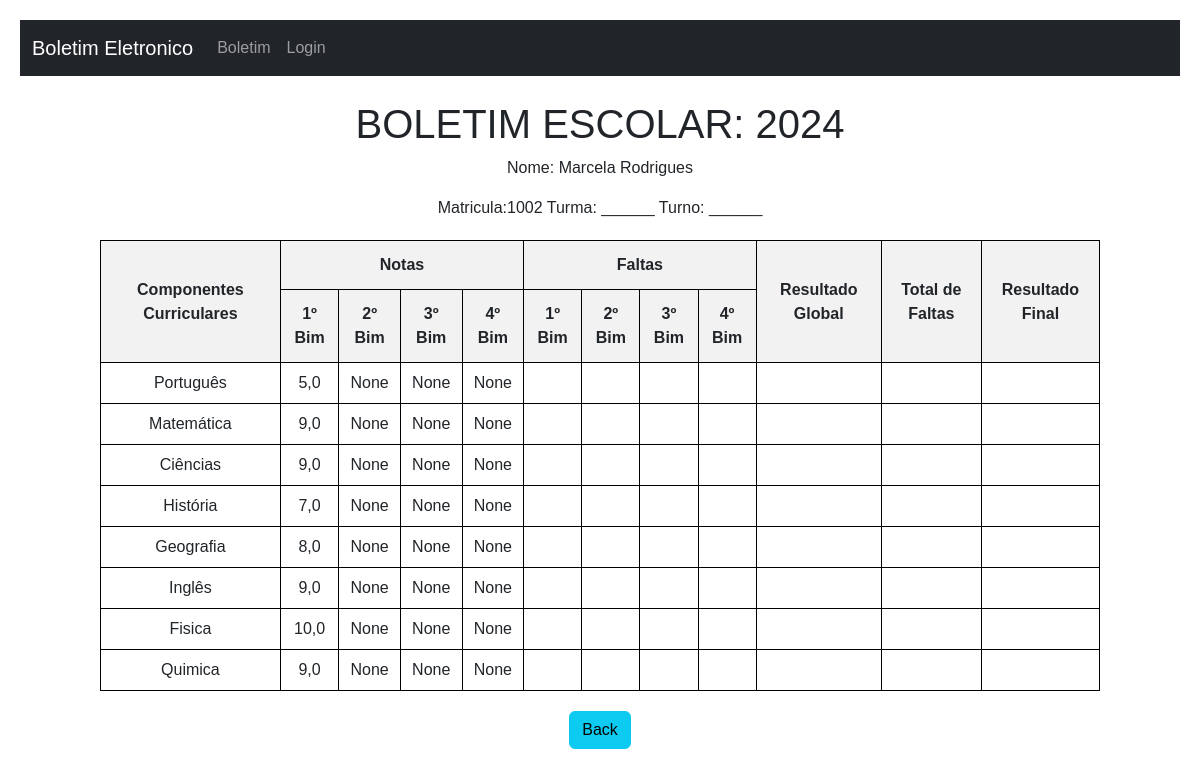
Screenshot of /boletim_list/1002/ with the database file from the repository.
### produtos/models.py (models this page shows, shortened)
class Boletimb(models.Model):
    aluno = models.CharField(max_length=200)
    matricula = models.CharField(max_length=10)
    ciencias_bim1 = models.FloatField(max_length=2)
    ciencias_bim2 = models.FloatField(max_length=2,blank=True, null=True)
    ciencias_bim3 = models.FloatField(max_length=2,blank=True, null=True)
    ciencias_bim4 = models.FloatField(max_length=2,blank=True, null=True)
    matematica_bim1 = models.FloatField(max_length=2)
    matematica_bim2 = models.FloatField(max_length=2,blank=True, null=True)
    matematica_bim3 = models.FloatField(max_length=2,blank=True, null=True)
    matematica_bim4 = models.FloatField(max_length=2,blank=True, null=True)
    geografia_bim1 = models.FloatField()
    geografia_bim2 = models.FloatField(max_length=2,blank=True, null=True)
    geografia_bim3 = models.FloatField(max_length=2,blank=True, null=True)
    geografia_bim4 = models.FloatField(max_length=2,blank=True, null=True)
    historia_bim1 = models.FloatField()
    historia_bim2 = models.FloatField(max_length=2,blank=True, null=True)
    historia_bim3 = models.FloatField(max_length=2,blank=True, null=True)
    historia_bim4 = models.FloatField(max_length=2,blank=True, null=True)
    portugues_bim1 = models.FloatField()
    portugues_bim2 = models.FloatField(max_length=2,blank=True, null=True)
    portugues_bim3 = models.FloatField(max_length=2,blank=True, null=True)
    portugues_bim4 = models.FloatField(max_length=2,blank=True, null=True)
    ingles_bim1 = models.FloatField()
    ingles_bim2 = models.FloatField(max_length=2,blank=True, null=True)
    ingles_bim3 = models.FloatField(max_length=2,blank=True, null=True)
    ingles_bim4 = models.FloatField(max_length=2,blank=True, null=True)
    fisica_bim1 = models.FloatField()
    fisica_bim2 = models.FloatField(max_length=2,blank=True, null=True)
    fisica_bim3 = models.FloatField(max_length=2,blank=True, null=True)
    fisica_bim4 = models.FloatField(max_length=2,blank=True, null=True)
    quimica_bim1 = models.FloatField()
    quimica_bim2 = models.FloatField(max_length=2,blank=True, null=True)
    quimica_bim3 = models.FloatField(max_length=2,blank=True, null=True)
    quimica_bim4 = models.FloatField(max_length=2,blank=True, null=True)

### produtos/views.py (the view)
# urls.py: path('boletim_list/<str:matricula>/', views.boletim_list, name='boletim_list'),
def boletim_list(request,matricula):
     try:
            data_atual = datetime.datetime.now()
            ano = data_atual.year
            boletins = Boletimb.objects.get(matricula=matricula)
            return render(request, 'boletim_list.html', {'boletins': boletins, 'matricula': matricula, 'ano': ano})
     except Boletimb.DoesNotExist:
            messages = "Error", "Nada Cadastrado"
            return render(request, 'testif.html', {'messages': messages})

### produtos/templates/boletim_list.html (shortened to what this page needs)
{% load static %}
<!DOCTYPE html>
<html>
<head>
    <link href="https://cdn.jsdelivr.net/npm/bootstrap@5.3.3/dist/css/bootstrap.min.css" rel="stylesheet">
</head>
<body>
    {% include 'navbar.html'%}
    <div class="header">
        <h1>BOLETIM ESCOLAR: {{ano}}</h1>
        <p>Nome: {{ boletins.aluno }} </p>
        <p>Matricula:{{ boletins.matricula }} Turma: ______ Turno: ______</p>
    </div>
    <div class="responsive-table">
        <table class="boletim">
            <thead>
                <tr>
                    <th rowspan="2">Componentes Curriculares</th>
                    <th colspan="4">Notas</th>
                    <th colspan="4">Faltas</th>
                    <th rowspan="2">Resultado Global</th>
                    <th rowspan="2">Total de Faltas</th>
                    <th rowspan="2">Resultado Final</th>
                </tr>
                <tr>
                    <th>1º Bim</th>
                    <th>2º Bim</th>
                    <th>3º Bim</th>
                    <th>4º Bim</th>
                    <th>1º Bim</th>
                    <th>2º Bim</th>
                    <th>3º Bim</th>
                    <th>4º Bim</th>
                </tr>
            </thead>
            <tbody>
                <tr>
                    <td>Português</td>
                    <td>   {{ boletins.portugues_bim1}}    </td>
                    <td> {{ boletins.portugues_bim2}} </td>
                    <td> {{ boletins.portugues_bim3}} </td>
                    <td> {{ boletins.portugues_bim4}} </td>
                    <td></td>
                    <td></td>
                    <td></td>
                    <td></td>
                    <td></td>
                    <td></td>
                    <td></td>
                </tr>
                <tr>
                    <td>Matemática</td>
                    <td> {{ boletins.matematica_bim1}} </td>
                    <td> {{ boletins.matematica_bim2}} </td>
                    <td> {{boletins.matematica_bim3}} </td>
                    <td> {{ boletins.matematica_bim4}} </td>
                    <td></td>
                    <td></td>
                    <td></td>
                    <td></td>
                    <td></td>
                    <td></td>
                    <td></td>
                </tr>
                <tr>
                    <td>Ciências</td>
                    <td>{{boletins.ciencias_bim1}}</td>
                    <td>{{boletins.ciencias_bim2}}</td>
                    <td>{{boletins.ciencias_bim3}}</td>
                    <td>{{boletins.ciencias_bim4}}</td>
                    <td></td>
                    <td></td>
                    <td></td>
                    <td></td>
                    <td></td>
                    <td></td>
                    <td></td>
                </tr>
                <tr>
                    <td>História</td>
                    <td>{{boletins.historia_bim1}}</td>
                    <td>{{boletins.historia_bim2}}</td>
                    <td>{{boletins.historia_bim3}}</td>
                    <td>{{boletins.historia_bim4}}</td>
                    <td></td>
                    <td></td>
                    <td></td>
                    <td></td>
                    <td></td>
                    <td></td>
                    <td></td>
                </tr>
                <tr>
                    <td>Geografia</td>
                    <td>{{boletins.geografia_bim1}}</td>
                    <td>{{boletins.geografia_bim2}}</td>
                    <td>{{boletins.geografia_bim3}}</td>
                    <td>{{boletins.geografia_bim4}}</td>
                    <td></td>
                    <td></td>
                    <td></td>
                    <td></td>
                    <td></td>
                    <td></td>
                    <td></td>
                </tr>
                <tr>
                    <td>Inglês</td>
                    <td>{{boletins.ingles_bim1}}</td>
                    <td>{{boletins.ingles_bim2}}</td>
                    <td>{{boletins.ingles_bim3}}</td>
                    <td>{{boletins.ingles_bim4}}</td>
                    <td></td>
                    <td></td>
                    <td></td>
                    <td></td>
                    <td></td>
                    <td></td>
                    <td></td>
                </tr>
                <tr>
                    <td>Fisica</td>
                    <td>{{boletins.fisica_bim1}}</td>
                    <td>{{boletins.fisica_bim2}}</td>
                    <td>{{boletins.fisica_bim3}}</td>
                    <td>{{boletins.fisica_bim4}}</td>
                    <td></td>
                    <td></td>
                    <td></td>
                    <td></td>
                    <td></td>
                    <td></td>
                    <td></td>
                </tr>
                <tr>
                    <td>Quimica</td>
                    <td>{{boletins.quimica_bim1}}</td>
                    <td>{{boletins.quimica_bim2}}</td>
                    <td>{{boletins.quimica_bim3}}</td>
                    <td>{{boletins.quimica_bim4}}</td>
                    <td></td>
                    <td></td>
                    <td></td>
                    <td></td>
                    <td></td>
                    <td></td>
                    <td></td>
                </tr>
            </tbody>
        </table>
    </div>
    <div class="footer">
        {% block content %}
        {% if user.is_authenticated %}
        <a href="{%url 'att_notas' matricula%}" class="btn btn-success">Atualizar Notas</a>
        {% else %}
        <a href="{%url 'aluno'%}" class="btn btn-info">Back</a>
        {% endif %}
        {% endblock %}
    </div>
</body>
</html>

### produtos/templates/boletim_list.html (style rules this page uses)
body { font-family: Arial, sans-serif; margin: 20px; }
.boletim { width: 100%; max-width: 1000px; margin: 0 auto; border-collapse: collapse; border: 1px solid black; }
.boletim th, .boletim td { border: 1px solid black; padding: 8px; text-align: center; }
.boletim th { background-color: #f2f2f2; }
.boletim thead th { padding-top: 12px; padding-bottom: 12px; }
.header, .footer { text-align: center; margin-bottom: 20px; }
.footer { margin-top: 20px; }
.responsive-table { overflow-x: auto; }

### rows the page displays
Boletimb: aluno "Marcela Rodrigues", matricula "1002", portugues_bim1 "5,0", portugues_bim2 "None", portugues_bim3 "None", portugues_bim4 "None", matematica_bim1 "9,0", matematica_bim2 "None", matematica_bim3 "None", matematica_bim4 "None", ciencias_bim1 "9,0", ciencias_bim2 "None", ciencias_bim3 "None", ciencias_bim4 "None", historia_bim1 "7,0", historia_bim2 "None", historia_bim3 "None", historia_bim4 "None", geografia_bim1 "8,0", geografia_bim2 "None", geografia_bim3 "None", geografia_bim4 "None", ingles_bim1 "9,0", ingles_bim2 "None", ingles_bim3 "None", ingles_bim4 "None", fisica_bim1 "10,0", fisica_bim2 "None", fisica_bim3 "None", fisica_bim4 "None", quimica_bim1 "9,0", quimica_bim2 "None", quimica_bim3 "None", quimica_bim4 "None"
